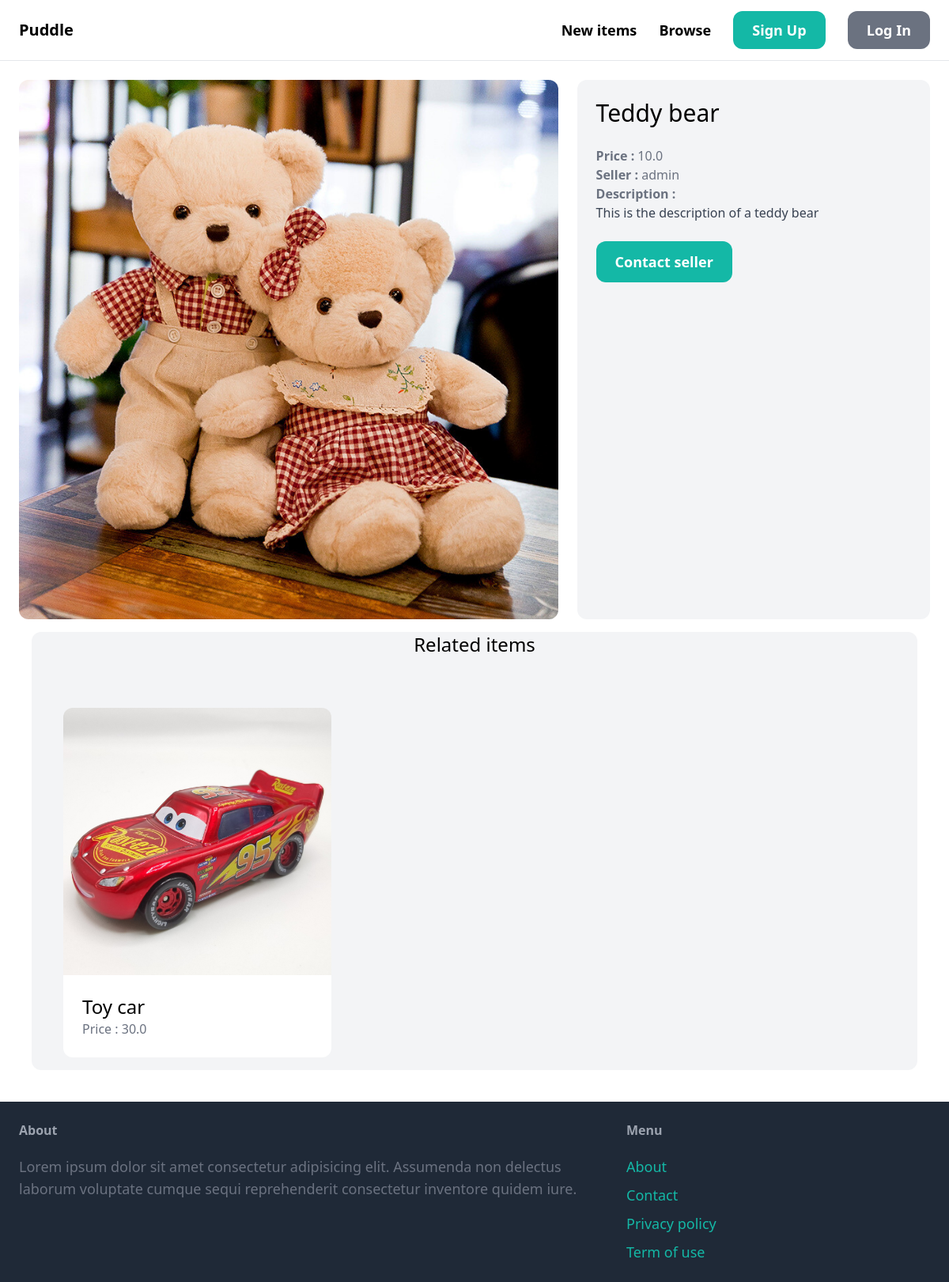
/items/1/, run on an earlier commit of the app's database.
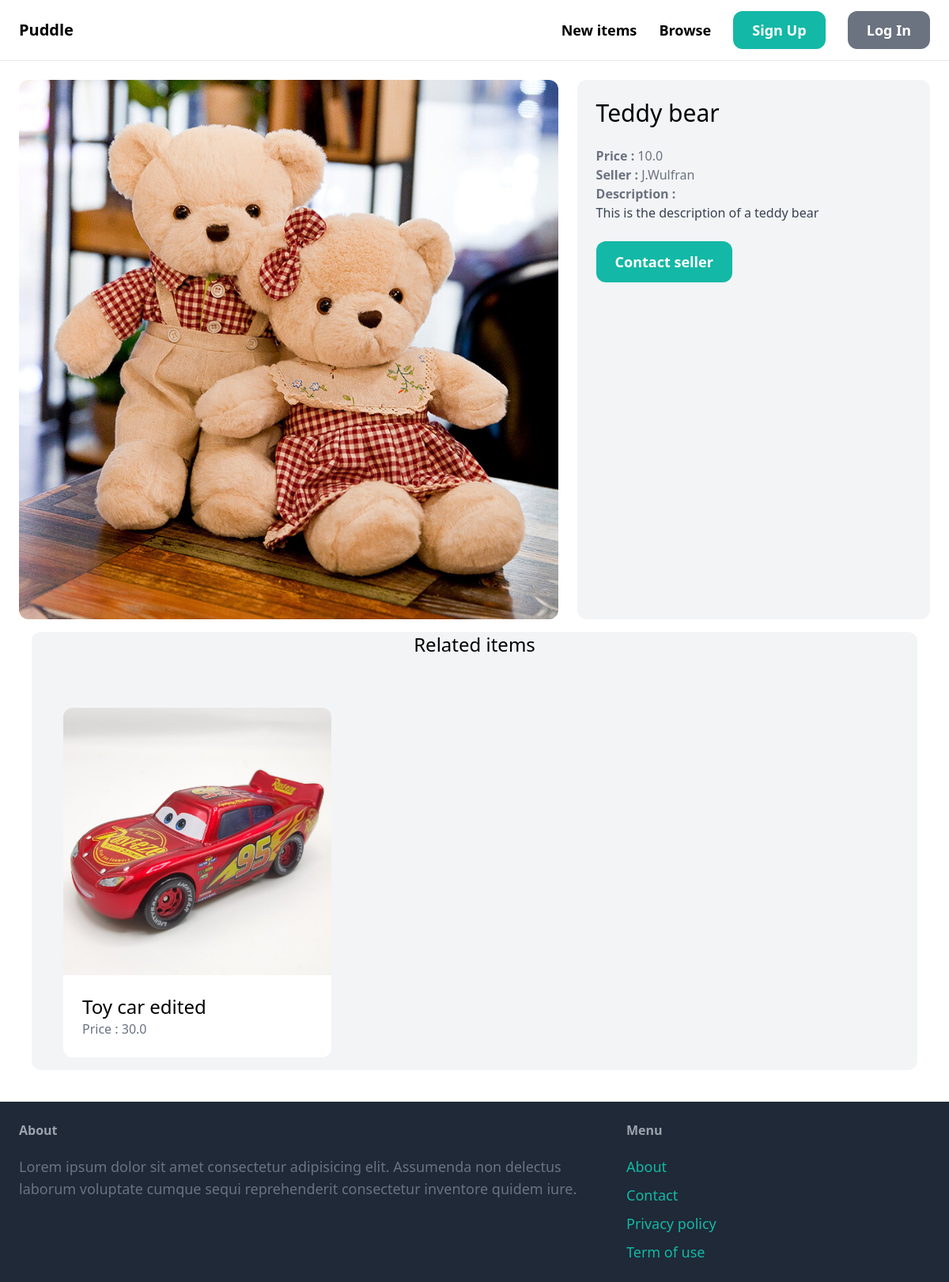
And on a later commit of the database.
### item/models.py (models this page shows, shortened)
class Item(models.Model):
    category = models.ForeignKey(Category, related_name='items', on_delete=models.CASCADE)
    name = models.CharField(max_length=255)
    description = models.TextField(blank=True, null=True)
    price = models.FloatField()
    image = models.ImageField(upload_to='item_images', blank=True, null=True)
    is_sold = models.BooleanField(default=False)
    created_at = models.DateTimeField(auto_now_add=True)
    created_by = models.ForeignKey(User, related_name='items', on_delete=models.CASCADE)

### item/views.py (the view)
# urls.py: path('<int:pk>/', views.detail, name='detail'),
def detail(request, pk):
    item = get_object_or_404(Item, pk=pk)
    related_items = Item.objects.filter(category= item.category).exclude(pk=pk)[0:3]
    return render(request, 'item/detail.html',{
        'item': item,
        'related_items': related_items
    })

### item/templates/item/detail.html (shortened to what this page needs)
{% extends 'core/base.html' %}
{% block content %}
<div class="grid grid-cols-5 gap-6">
    <div class="col-span-3">
        <img src="{{ item.image.url }}" class="rounded-xl">
    </div>
    <div class="col-span-2 p-6 bg-gray-100 rounded-xl">
        <h1 class="mb-6 text-3xl">{{ item.name }}</h1>
        <p class="text-gray-500"><strong>Price :</strong> {{ item.price }} </p>
        <p class="text-gray-500"><strong>Seller :</strong> {{ item.created_by.username }} </p>
        {% if item.description %}
            <p class="text-gray-700">
                <strong class="text-gray-500">Description :</strong><br>
                {{ item.description }}
            </p>
        {% endif %}
        {% if request.user == item.created_by %}
            <div class="mt-6 p-6 bg-white rounded-xl">
                <p>This is your item!</p>
                <a href="{% url 'item:edit' item.id %}" class="inline-block mt-6 px-6 py-3 text-lg font-semibold bg-teal-500 text-white rounded-xl">Edit</a>
                <a href="{% url 'item:delete' item.id %}" class="inline-block mt-6 px-6 py-3 text-lg font-semibold bg-red-500 text-white rounded-xl">Delete</a>
            </div>
        {% else %}
            <a href="{% url 'conversation:new' item.id %}" class="inline-block mt-6 px-6 py-3 text-lg font-semibold bg-teal-500 text-white hover:bg-teal-700 rounded-xl">Contact seller</a>
        {% endif %}
    </div>
</div>
<div class="mt-6 px-6 px-12 bg-gray-100 rounded-xl" style="margin: 1rem;">
    <h2 class="mb-12 text-2xl text-center">Related items</h2>
    <div class="grid grid-cols-3 gap-3" style="padding: 1rem;">
        {% for item in related_items %}
        <div>
            <a href="{% url 'item:detail' item.id %}">
                <div>
                    <img src="{{ item.image.url }}" class="rounded-t-xl">
                </div>
                <div class="p-6 bg-white rounded-b-xl">
                    <h2 class="text-2xl">{{ item.name }}</h2>
                    <p class="text-gray-500">Price : {{ item.price }}</p>
                </div>
            </a>
        </div>
        {% endfor %}
    </div>
</div>
{% endblock %}

What changed in the data, as far as the page shows it:
changed Item "Teddy bear": created_by.username "admin" → "J.Wulfran"
changed Item: name "Toy car" → "Toy car edited"
